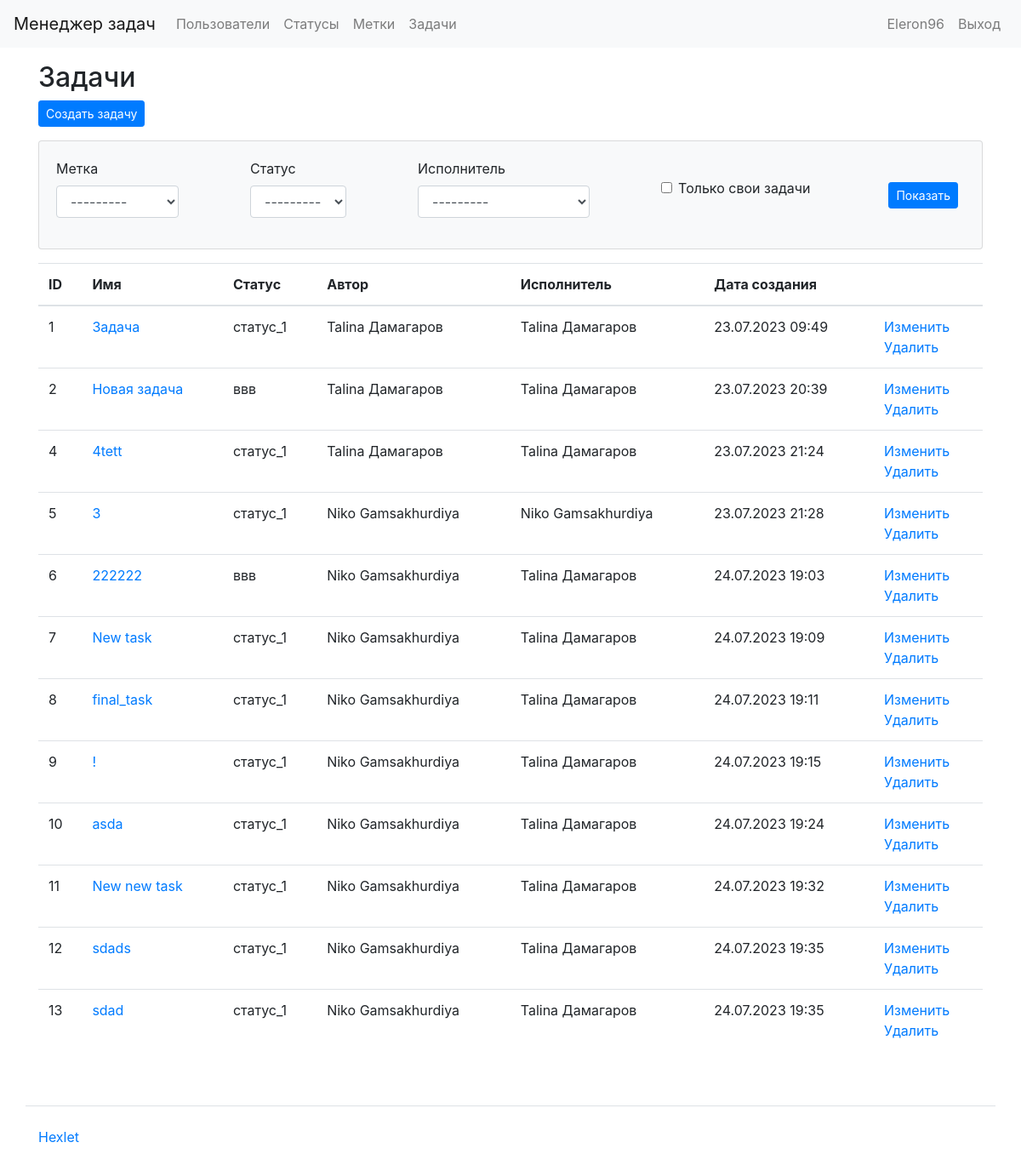
Page /tasks/ (signed in) on the earlier database version.
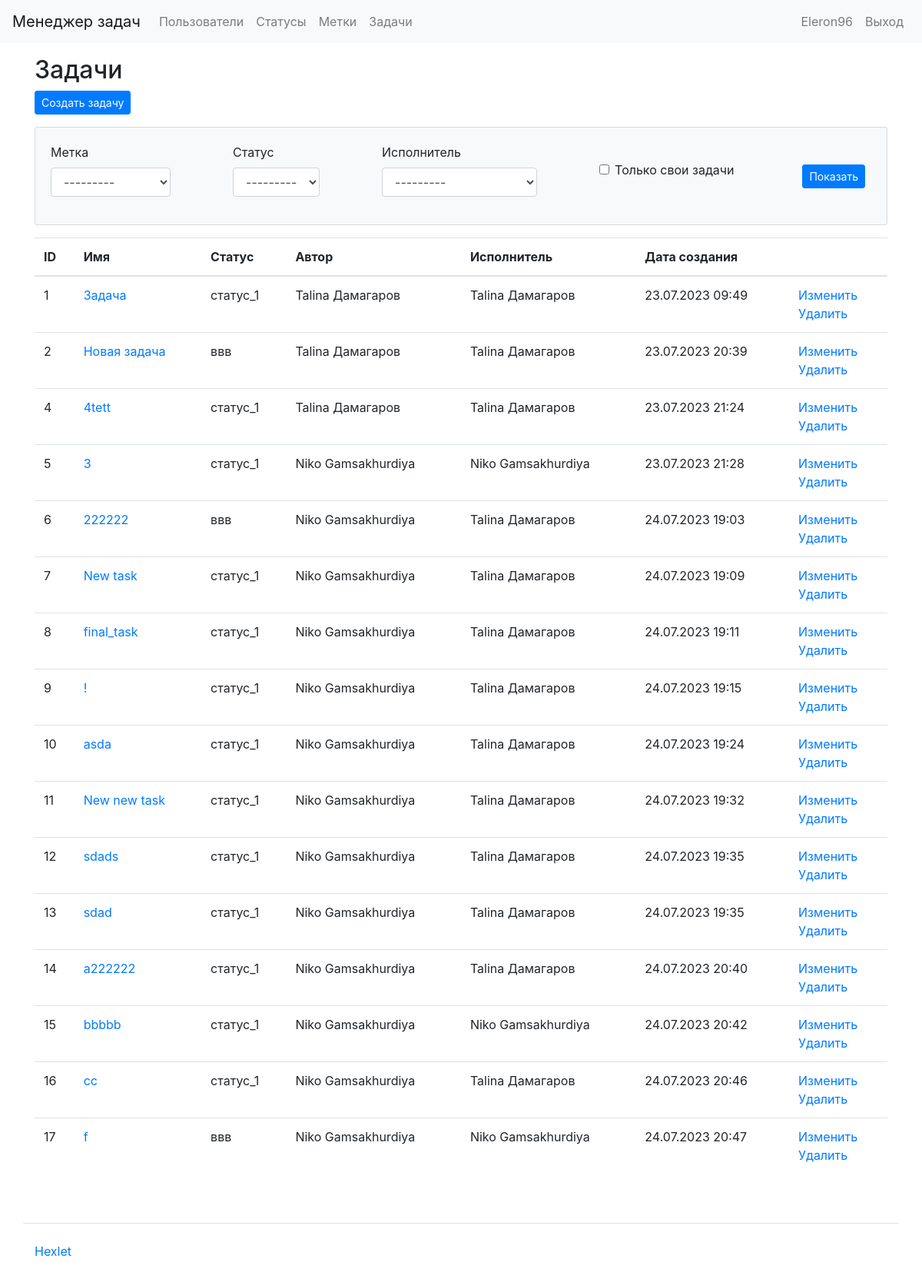
Same page on the later database version.
### task_manager/users/models.py (models this page shows, shortened)
class User(AbstractUser):
    def __str__(self):
        return self.get_full_name()

### task_manager/tasks/models.py (models this page shows, shortened)
class Task(models.Model):
    name = models.CharField(max_length=100, verbose_name=_('Name'))
    description = models.TextField(verbose_name=_('Description'))
    status = models.ForeignKey(Status,
                               on_delete=models.CASCADE,
                               verbose_name=_('Status'))
    author = models.ForeignKey(User, on_delete=models.CASCADE,
                               related_name='author_tasks',
                               verbose_name=_('Author'))
    executor = models.ForeignKey(User, on_delete=models.CASCADE,
                                 related_name='executor_tasks',
                                 verbose_name=_('Executor'))
    labels = models.ManyToManyField(Labels, verbose_name=_('Labels'),
                                    through='TaskLabel',
                                    related_name='Tasks',
                                    blank=True)
    created_date = models.DateTimeField(auto_now_add=True)
    class Meta:
        app_label = 'tasks'

### task_manager/status/models.py (models this page shows)
class Status(models.Model):
    name = models.CharField(verbose_name=gettext_lazy('Name'), max_length=100)
    created_date = models.DateTimeField(auto_now_add=True)
    def __str__(self):
        return self.name
    class Meta:
        app_label = 'status'

### task_manager/tasks/views.py (the view, shortened to what this page needs)
# urls.py: path('tasks/', tasks_list, name='tasks'),
@login_required
def tasks_list(request):
    form = TaskFilterForm(request.GET or None)
    tasks = TaskModel.objects.all()
    statuses = Status.objects.all()
    context = {'form': form, 'tasks': tasks,
               'task_statuses': statuses}
    return render(request, 'tasks/tasks.html', context)

### task_manager/tasks/forms.py
class TaskFilterForm(forms.Form):
    status = forms.ModelChoiceField(queryset=Status.objects.all(),
                                    required=False, label=_('Status'))
    executor = forms.ModelChoiceField(queryset=User.objects.all(),
                                      required=False, label=_('Executor'))
    label = forms.ModelChoiceField(queryset=Labels.objects.all(),
                                   required=False, label=_('Label'))
    my_tasks = forms.BooleanField(required=False, label=_('My tasks'))

### task_manager/labels/models.py (called while the page is built)
    def __str__(self):
        return self.name

### task_manager/templates/tasks/tasks.html (shortened to what this page needs)
{% extends "base.html" %}
{% load i18n %}
{% load bootstrap4 %}
{% block content %}
  <h2>{% trans "Tasks" %}</h2>
  <div class="mb-3">
    <a href="{% url 'create_tasks' %}" class="btn btn-primary btn-sm">{% trans "Create Task" %}</a>
  </div>
  <div class="card mb-3 card-body bg-light">
    <form method="GET" class="d-flex flex-row align-items-center justify-content-between flex-wrap">
      {% bootstrap_field form.label %}
        {% bootstrap_field form.status %}
        {% bootstrap_field form.executor %}
        {% bootstrap_field form.my_tasks %}
      <div class="p-2">
        <input class="btn btn-primary btn-sm" type="submit" value="{% trans 'Show' %}">
      </div>
    </form>
  </div>
  <table class="table">
    <thead>
      <tr>
        <th scope="col">{% trans "id" %}</th>
        <th scope="col">{% trans "Name" %}</th>
        <th scope="col">{% trans "Status" %}</th>
        <th scope="col">{% trans "Author" %}</th>
        <th scope="col">{% trans "Executor" %}</th>
        <th scope="col">{% trans "Creation date" %}</th>
        <th scope="col"></th>
      </tr>
    </thead>
    <tbody>
      {% for task in tasks %}
      <tr>
        <td>{{ task.id }}</td>
        <td><a href="{% url 'tasks_details' task.pk %}">{{ task.name }}</a></td>
        <td>{{ task.status.name }}</td>
        <td>{{ task.author }}</td>
        <td>{{ task.executor }}</td>
        <td>{{ task.created_date|date:"d.m.Y H:i" }}</td>
        <td>
          <a href="{% url 'edit_tasks' task.id %}">{% trans "Edit" %}</a>
          <br>
          <a href="{% url 'delete_tasks' task.id %}">{% trans "Delete" %}</a>
        </td>
      </tr>
      {% endfor %}
    </tbody>
  </table>
{% endblock %}

### task_manager/templates/base.html (shortened to what this page needs)
{% load i18n %}
{% load bootstrap4 %}
<!DOCTYPE html>
<html lang="ru-ru">
  <head>
    <link href="https://cdn.jsdelivr.net/npm/bootstrap@4.6.2/dist/css/bootstrap.min.css" rel="stylesheet">
  </head>
  <body class="d-flex flex-column min-vh-100">
    {% include 'header.html' %}
    <div class="container wrapper flex-grow-1">
        {% block content %}{% endblock %}
    </div>
    {% include 'footer.html' %}
  </body>
</html>

### task_manager/templates/header.html (shortened to what this page needs)
{% load i18n %}
<nav class="navbar navbar-expand-lg navbar-light bg-light mb-3">
  <a class="navbar-brand" href="/">{% block navbar_brand %}{% trans "Task Manager" %}{% endblock %}</a>
  <div class="collapse navbar-collapse" id="navbarToggleExternalContent">
    <ul class="navbar-nav mr-auto">
      <li class="nav-item">
        <a class="nav-link" href="/users/">{% block navlink1 %}{% trans "Users" %}{% endblock %}</a>
      </li>
      {% if user.is_authenticated %}
        <li class="nav-item">
          <a class="nav-link" href="/statuses/">{% trans "Statuses" %}</a>
        </li>
        <li class="nav-item">
          <a class="nav-link" href="/labels/">{% trans "Labels" %}</a>
        </li>
        <li class="nav-item">
          <a class="nav-link" href="/tasks/">{% trans "Tasks" %}</a>
        </li>
      {% endif %}
    </ul>
    <ul class="navbar-nav">
      {% if user.is_authenticated %}
        <li class="nav-item">
          <span class="navbar-text mr-2">{{ user.username }}</span>
        </li>
        <li class="nav-item">
          <a class="nav-link" href="{% url 'logout' %}">{% trans "Logout" %}</a>
        </li>
      {% endif %}
    </ul>
  </div>
</nav>

### task_manager/templates/footer.html
{% load i18n %}
<footer>
  <div class="container my-5 pt-4 border-top">
    <a target="_blank" href="https://ru.hexlet.io">{% block footer %}Hexlet{% endblock %}</a>
  </div>
</footer>

Differences in the rows shown:
added Task: id "14", name "а222222", status.name "статус_1", author "Niko Gamsakhurdiya", executor "Talina Дамагаров", created_date "24.07.2023 20:40"
added Task: id "15", name "bbbbb", status.name "статус_1", author "Niko Gamsakhurdiya", executor "Niko Gamsakhurdiya", created_date "24.07.2023 20:42"
added Task: id "16", name "cc", status.name "статус_1", author "Niko Gamsakhurdiya", executor "Talina Дамагаров", created_date "24.07.2023 20:46"
added Task: id "17", name "f", status.name "ввв", author "Niko Gamsakhurdiya", executor "Niko Gamsakhurdiya", created_date "24.07.2023 20:47"
